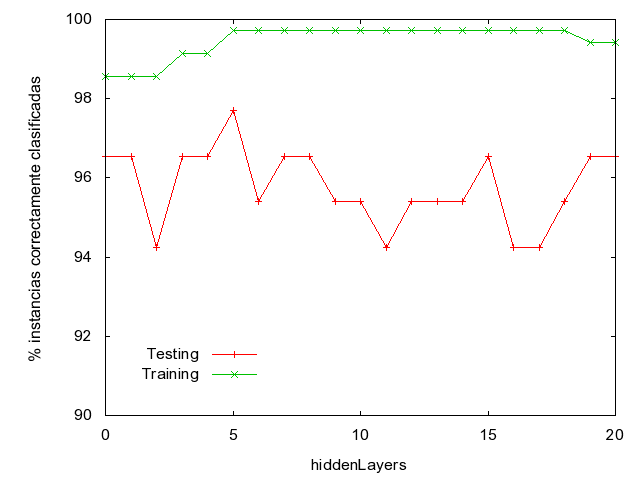

The gnuplot source for this figure:
set xrange [0:20]
set yrange [90:100]
set xlabel "hiddenLayers"
set ylabel "% instancias correctamente clasificadas"
set key 6.30466, 91.7904
set terminal png
set output "C:\\dump\\ejercicio1\\graficos\\MultilayerPerceptron_porcentajes.png"
plot  "C:\\dump\\ejercicio1\\tablas\\MultilayerPerceptron_porcentajes.txt" using 1:2 title 'Testing' with linespoints, \
 "C:\\dump\\ejercicio1\\tablas\\MultilayerPerceptron_porcentajes.txt" using 1:3 title 'Training' with linespoints